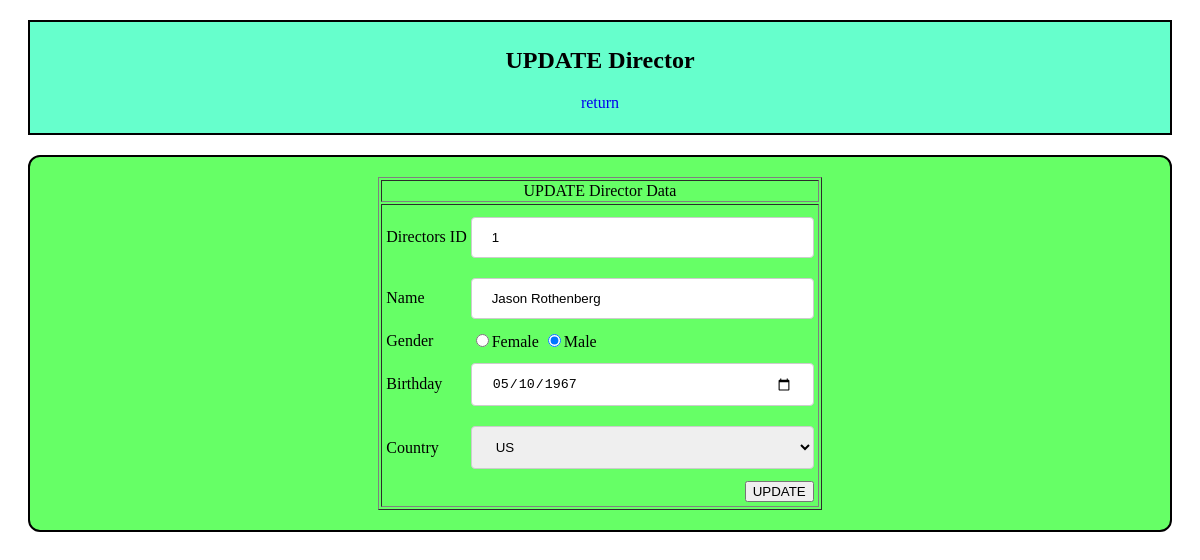
Page /admin/editdirector.php?id=1 on the committed database.
### tables this page shows
CREATE TABLE `directors` (
  `Directors_ID` int(11) NOT NULL,
  `Directors_Name` varchar(50) NOT NULL,
  `Directors_Gender` varchar(6) NOT NULL,
  `Directors_Birthday` date NOT NULL,
  `Directors_Country` varchar(25) NOT NULL
);

### admin/editdirector.php (the view, shortened to what this page needs)
<?php
include "connection.php";
$id = $_GET['id'];
$qry = mysqli_query($conn,"select * from directors where Directors_ID='$id'");
$data = mysqli_fetch_array($qry);
?>
<html>
<head>
<link rel="stylesheet" href="styles.css">
</head>
<body>
<div class="head">
<h2>UPDATE Director</h2>
<p ><a href="viewdirector.php">return</a></p>
</div>
<div class="BODY" >
<table border="1", align="center">
  <tr>
    <td align="center">UPDATE Director Data</td>
  </tr>
  <tr>
    <td>
      <table>
        <form method="POST" action="<?php echo $_SERVER['PHP_SELF'];?>">
        <tr>
          <td>Directors ID</td>
          <td><input type="text" name="Directors_ID" value="<?php echo $data['Directors_ID']; ?>">
          </td>
        </tr>
        <tr>
          <td>Name</td>
          <td><input type="text" name="Directors_Name" value="<?php echo $data['Directors_Name']; ?>">
          </td>
        </tr>
        <tr>
          <td>Gender</td>
          <td>
		  <input type="radio" name="Directors_Gender" value="female"<?php if($data['Directors_Gender']=='female'){echo "checked";} ?>>Female
		<input type="radio" name="Directors_Gender" value="male"<?php if($data['Directors_Gender']=='male'){echo "checked";} ?>>Male
          </td>
        </tr>
        <tr>
          <td>Birthday</td>
          <td><input type="date" id="Directors_Birthday" name="Directors_Birthday" value="<?php echo $data['Directors_Birthday']; ?>">
          </td>
        </tr>
        <tr>
          <td>Country</td>
          <td>
		  <select name="Directors_Country" class="form-control" id="country" >
			<option value="<?php echo $data['Directors_Country']; ?>" selected><?php echo $data['Directors_Country']; ?></option>
    </select>
          </td>
        </tr>
		<tr>
          <td></td>
          <td align="right"><input type="submit"
          name="submit" value="UPDATE"></td>
        </tr>
        </table>
      </td>
    </tr>
</table>
</div>
</body>
</html>

### admin/styles.css (style rules this page uses)
.head a { text-decoration:none; }
.head { background-color: #66ffcc; color: black; text-align: center; border: 2px solid black; margin: 20px; padding: 5px; }
.BODY { background-color: #66ff66; color: BLACK; border: 2px solid black; margin: 20px; padding: 20px; border-radius: 12px; }
.BODY input[type=text], input[type=number],input[type=date],select { width: 100%; padding: 12px 20px; margin: 8px 0; display: inline-block; border: 1px solid #ccc; border-radius: 4px; box-sizing: border-box; }

### rows in the picture
directors: Directors_ID "1", Directors_Name "Jason Rothenberg", Directors_Gender "☑", Directors_Birthday "05/10/1967", Directors_Country "US"
